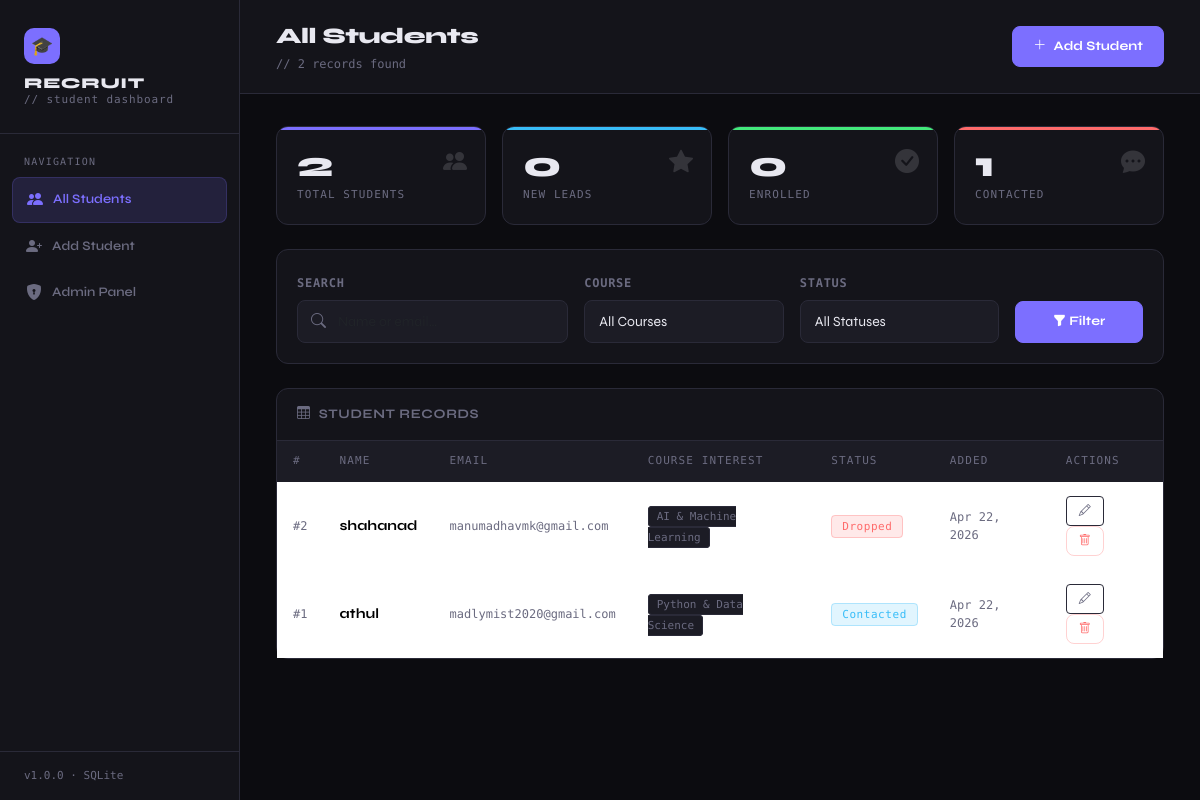
The page / on the database its author committed.
### students/models.py (models this page shows, shortened)
class Student(models.Model):
    COURSE_CHOICES = [
        ('python', 'Python & Data Science'),
        ('webdev', 'Full-Stack Web Development'),
        ('ai_ml', 'AI & Machine Learning'),
        ('mobile', 'Mobile App Development'),
        ('cybersec', 'Cybersecurity'),
        ('devops', 'DevOps & Cloud'),
        ('other', 'Other'),
    ]
    STATUS_CHOICES = [
        ('new', 'New Lead'),
        ('contacted', 'Contacted'),
        ('enrolled', 'Enrolled'),
        ('dropped', 'Dropped'),
    ]
    name = models.CharField(max_length=200)
    email = models.EmailField(unique=True)
    course_interest = models.CharField(max_length=50, choices=COURSE_CHOICES)
    status = models.CharField(max_length=20, choices=STATUS_CHOICES, default='new')
    created_at = models.DateTimeField(auto_now_add=True)
    updated_at = models.DateTimeField(auto_now=True)
    class Meta:
        ordering = ['-created_at']

### students/views.py (the view)
# urls.py: path('', views.student_list, name='student_list'),
def student_list(request):
    students = Student.objects.all()
    search_query = request.GET.get('search', '').strip()
    if search_query:
        students = students.filter(
            Q(name__icontains=search_query) |
            Q(email__icontains=search_query)
        )
    course_filter = request.GET.get('course', '').strip()
    if course_filter:
        students = students.filter(course_interest=course_filter)
    status_filter = request.GET.get('status', '').strip()
    if status_filter:
        students = students.filter(status=status_filter)
    total = Student.objects.count()
    enrolled = Student.objects.filter(status='enrolled').count()
    new_leads = Student.objects.filter(status='new').count()
    contacted = Student.objects.filter(status='contacted').count()
    context = {
        'students': students,
        'total_students': total,
        'enrolled_count': enrolled,
        'new_leads_count': new_leads,
        'contacted_count': contacted,
        'course_choices': Student.COURSE_CHOICES,
        'status_choices': Student.STATUS_CHOICES,
        'search_query': search_query,
        'course_filter': course_filter,
        'status_filter': status_filter,
        'result_count': students.count(),
    }
    return render(request, 'students/student_list.html', context)

### students/templates/students/student_list.html (shortened to what this page needs)
{% extends 'students/base.html' %}
{% block nav_list %}active{% endblock %}
{% block page_title %}All Students{% endblock %}
{% block page_subtitle %}// {{ result_count }} record{{ result_count|pluralize }} found{% endblock %}
{% block topbar_actions %}
    <a href="{% url 'add_student' %}" class="btn btn-primary">
        <i class="bi bi-plus-lg me-1"></i> Add Student
    </a>
{% endblock %}
{% block content %}
<div class="row g-3 mb-4">
    <div class="col-sm-6 col-lg-3">
        <div class="stat-card purple">
            <i class="bi bi-people-fill stat-icon"></i>
            <div class="stat-number">{{ total_students }}</div>
            <div class="stat-label">Total Students</div>
        </div>
    </div>
    <div class="col-sm-6 col-lg-3">
        <div class="stat-card blue">
            <i class="bi bi-star-fill stat-icon"></i>
            <div class="stat-number">{{ new_leads_count }}</div>
            <div class="stat-label">New Leads</div>
        </div>
    </div>
    <div class="col-sm-6 col-lg-3">
        <div class="stat-card green">
            <i class="bi bi-check-circle-fill stat-icon"></i>
            <div class="stat-number">{{ enrolled_count }}</div>
            <div class="stat-label">Enrolled</div>
        </div>
    </div>
    <div class="col-sm-6 col-lg-3">
        <div class="stat-card red">
            <i class="bi bi-chat-dots-fill stat-icon"></i>
            <div class="stat-number">{{ contacted_count }}</div>
            <div class="stat-label">Contacted</div>
        </div>
    </div>
</div>
<div class="card mb-4">
    <div class="card-body">
        <form method="GET" action="{% url 'student_list' %}">
            <div class="row g-3 align-items-end">
                <div class="col-md-4">
                    <label class="form-label">Search</label>
                    <div class="search-bar">
                        <i class="bi bi-search"></i>
                        <input type="text" name="search" class="form-control"
                               placeholder="Name or email…"
                               value="{{ search_query }}">
                    </div>
                </div>
                <div class="col-md-3">
                    <label class="form-label">Course</label>
                    <select name="course" class="form-select">
                        <option value="">All Courses</option>
                    </select>
                </div>
                <div class="col-md-3">
                    <label class="form-label">Status</label>
                    <select name="status" class="form-select">
                        <option value="">All Statuses</option>
                    </select>
                </div>
                <div class="col-md-2 d-flex gap-2">
                    <button type="submit" class="btn btn-primary flex-fill">
                        <i class="bi bi-funnel-fill"></i> Filter
                    </button>
                </div>
            </div>
        </form>
    </div>
</div>
<div class="card">
    <div class="card-header d-flex justify-content-between align-items-center">
        <span><i class="bi bi-table me-2"></i>Student Records</span>
    </div>
    {% if students %}
    <div class="table-responsive">
        <table class="table table-borderless mb-0">
            <thead>
                <tr>
                    <th>#</th>
                    <th>Name</th>
                    <th>Email</th>
                    <th>Course Interest</th>
                    <th>Status</th>
                    <th>Added</th>
                    <th>Actions</th>
                </tr>
            </thead>
            <tbody>
                {% for student in students %}
                <tr>
                    <td style="color: var(--muted); font-family: var(--mono); font-size: 12px;">
                        #{{ student.pk }}
                    </td>
                    <td>
                        <strong>{{ student.name }}</strong>
                    </td>
                    <td style="font-family: var(--mono); font-size: 12px; color: var(--muted);">
                        {{ student.email }}
                    </td>
                    <td>
                        <span class="course-tag">{{ student.get_course_interest_display }}</span>
                    </td>
                    <td>
                        <span class="badge-status badge-{{ student.status }}">
                            {{ student.get_status_display }}
                        </span>
                    </td>
                    <td style="font-family: var(--mono); font-size: 12px; color: var(--muted);">
                        {{ student.created_at|date:"M d, Y" }}
                    </td>
                    <td>
                        <a href="{% url 'edit_student' student.pk %}"
                           class="btn btn-sm btn-outline-secondary me-1"
                           title="Edit">
                            <i class="bi bi-pencil"></i>
                        </a>
                        <a href="{% url 'delete_student' student.pk %}"
                           class="btn btn-sm"
                           style="border: 1px solid rgba(255,107,107,0.3); color: var(--accent2); font-size:12px; padding: 5px 12px; border-radius:8px;"
                           title="Delete">
                            <i class="bi bi-trash"></i>
                        </a>
                    </td>
                </tr>
                {% endfor %}
            </tbody>
        </table>
    </div>
    {% endif %}
</div>
{% endblock %}

### students/templates/students/base.html (shortened to what this page needs)
<!DOCTYPE html>
<html lang="en">
<head>
    <link href="https://cdn.jsdelivr.net/npm/bootstrap@5.3.2/dist/css/bootstrap.min.css" rel="stylesheet">
    <link href="https://cdn.jsdelivr.net/npm/bootstrap-icons@1.11.3/font/bootstrap-icons.css" rel="stylesheet">
</head>
<body>
<div class="sidebar">
    <div class="sidebar-brand">
        <div class="brand-icon">🎓</div>
        <div class="brand-name">Recruit</div>
        <div class="brand-sub">// student dashboard</div>
    </div>
    <nav class="sidebar-nav">
        <div class="nav-label">Navigation</div>
        <a href="{% url 'student_list' %}" class="nav-link {% block nav_list %}{% endblock %}">
            <i class="bi bi-people-fill"></i> All Students
        </a>
        <a href="{% url 'add_student' %}" class="nav-link {% block nav_add %}{% endblock %}">
            <i class="bi bi-person-plus-fill"></i> Add Student
        </a>
        <a href="/admin/" class="nav-link" target="_blank">
            <i class="bi bi-shield-lock-fill"></i> Admin Panel
        </a>
    </nav>
    <div style="padding: 16px 24px; border-top: 1px solid var(--border);">
        <div style="font-size: 11px; color: var(--muted); font-family: var(--mono);">v1.0.0 · SQLite</div>
    </div>
</div>
<div class="main">
    <div class="topbar">
        <div>
            <div class="page-title">{% block page_title %}Dashboard{% endblock %}</div>
            <div class="page-subtitle">{% block page_subtitle %}{% endblock %}</div>
        </div>
        <div>{% block topbar_actions %}{% endblock %}</div>
    </div>
    <div class="content-area">
        {% block content %}{% endblock %}
    </div>
</div>
</body>
</html>

### rows shown on the page
Student: pk "2", name "shahanad", email "manumadhavmk@gmail.com", course_interest "AI & Machine Learning", status "Dropped", created_at "Apr 22, 2026"
Student: pk "1", name "athul", email "madlymist2020@gmail.com", course_interest "Python & Data Science", status "Contacted", created_at "Apr 22, 2026"

### other values the page prints
{{ result_count }} "2"
{{ total_students }} "2"
{{ new_leads_count }} "0"
{{ enrolled_count }} "0"
{{ contacted_count }} "1"
